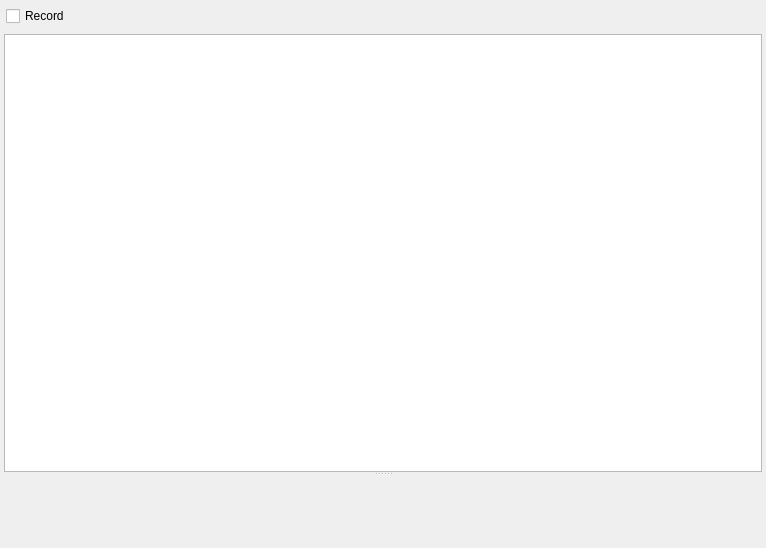
<?xml version="1.0" encoding="UTF-8"?>
<ui version="4.0">
 <class>ProfilerUI</class>
 <widget class="QDockWidget" name="ProfilerUI">
  <property name="geometry">
   <rect>
    <x>0</x>
    <y>0</y>
    <width>766</width>
    <height>548</height>
   </rect>
  </property>
  <property name="windowTitle">
   <string>Profiler</string>
  </property>
  <widget class="QWidget" name="dockWidgetContents">
   <layout class="QVBoxLayout" name="verticalLayout">
    <property name="leftMargin">
     <number>2</number>
    </property>
    <property name="topMargin">
     <number>2</number>
    </property>
    <property name="rightMargin">
     <number>2</number>
    </property>
    <property name="bottomMargin">
     <number>2</number>
    </property>
    <item>
     <widget class="QWidget" name="widget_3" native="true">
      <layout class="QVBoxLayout" name="verticalLayout_2">
       <property name="leftMargin">
        <number>2</number>
       </property>
       <property name="topMargin">
        <number>2</number>
       </property>
       <property name="rightMargin">
        <number>2</number>
       </property>
       <property name="bottomMargin">
        <number>2</number>
       </property>
       <item>
        <widget class="QWidget" name="widget" native="true">
         <layout class="QHBoxLayout" name="horizontalLayout">
          <property name="leftMargin">
           <number>2</number>
          </property>
          <property name="topMargin">
           <number>2</number>
          </property>
          <property name="rightMargin">
           <number>2</number>
          </property>
          <property name="bottomMargin">
           <number>2</number>
          </property>
          <item>
           <widget class="QCheckBox" name="recordCheckBox">
            <property name="text">
             <string>Record</string>
            </property>
           </widget>
          </item>
         </layout>
        </widget>
       </item>
       <item>
        <widget class="QSplitter" name="splitter">
         <property name="orientation">
          <enum>Qt::Vertical</enum>
         </property>
         <widget class="QTreeView" name="profileTreeView">
          <property name="alternatingRowColors">
           <bool>true</bool>
          </property>
          <attribute name="headerVisible">
           <bool>true</bool>
          </attribute>
          <attribute name="headerDefaultSectionSize">
           <number>200</number>
          </attribute>
          <attribute name="headerStretchLastSection">
           <bool>false</bool>
          </attribute>
         </widget>
         <widget class="ProfilerGraph" name="graphView" native="true"/>
        </widget>
       </item>
      </layout>
     </widget>
    </item>
   </layout>
  </widget>
 </widget>
 <customwidgets>
  <customwidget>
   <class>ProfilerGraph</class>
   <extends>QWidget</extends>
   <header>profilergraph.h</header>
   <container>1</container>
  </customwidget>
 </customwidgets>
 <resources/>
 <connections/>
</ui>
